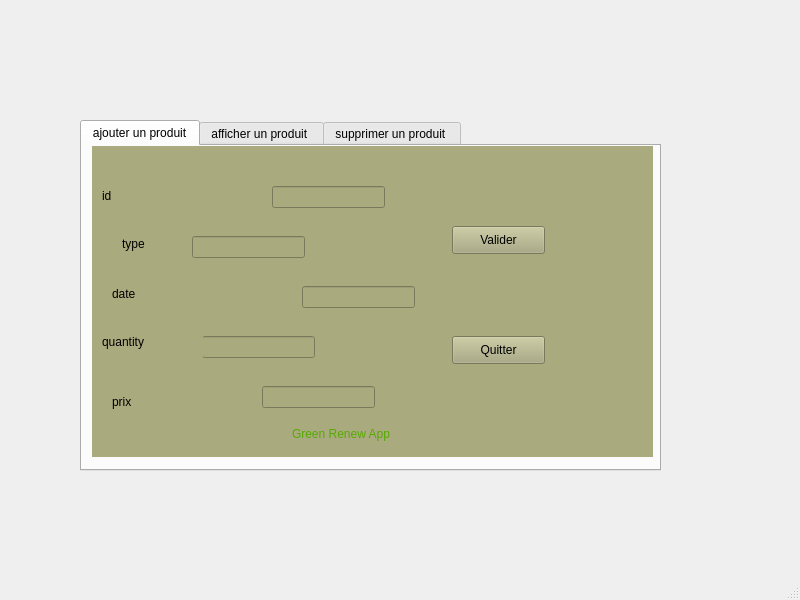
<?xml version="1.0" encoding="UTF-8"?>
<ui version="4.0">
 <class>MainWindow</class>
 <widget class="QMainWindow" name="MainWindow">
  <property name="geometry">
   <rect>
    <x>0</x>
    <y>0</y>
    <width>800</width>
    <height>600</height>
   </rect>
  </property>
  <property name="windowTitle">
   <string>Ajouter produits</string>
  </property>
  <widget class="QWidget" name="centralwidget">
   <widget class="QTabWidget" name="tabWidget">
    <property name="geometry">
     <rect>
      <x>80</x>
      <y>120</y>
      <width>581</width>
      <height>351</height>
     </rect>
    </property>
    <property name="currentIndex">
     <number>0</number>
    </property>
    <widget class="QWidget" name="ajout">
     <attribute name="title">
      <string>ajouter un produit</string>
     </attribute>
     <widget class="QWidget" name="widget_2" native="true">
      <property name="geometry">
       <rect>
        <x>10</x>
        <y>0</y>
        <width>561</width>
        <height>311</height>
       </rect>
      </property>
      <property name="styleSheet">
       <string notr="true">background-color: rgb(170, 170, 127);</string>
      </property>
      <widget class="QLabel" name="label_8">
       <property name="geometry">
        <rect>
         <x>10</x>
         <y>40</y>
         <width>171</width>
         <height>20</height>
        </rect>
       </property>
       <property name="styleSheet">
        <string notr="true">font: 8pt &quot;8514oem&quot;;
font: 8pt &quot;MS Shell Dlg 2&quot;;
font: 75 8pt &quot;8514oem&quot;;</string>
       </property>
       <property name="text">
        <string>id</string>
       </property>
      </widget>
      <widget class="QLabel" name="label_9">
       <property name="geometry">
        <rect>
         <x>30</x>
         <y>90</y>
         <width>71</width>
         <height>16</height>
        </rect>
       </property>
       <property name="styleSheet">
        <string notr="true">font: 75 8pt &quot;8514oem&quot;;</string>
       </property>
       <property name="text">
        <string>type</string>
       </property>
      </widget>
      <widget class="QLabel" name="label_10">
       <property name="geometry">
        <rect>
         <x>20</x>
         <y>140</y>
         <width>211</width>
         <height>16</height>
        </rect>
       </property>
       <property name="styleSheet">
        <string notr="true">font: 75 8pt &quot;8514oem&quot;;</string>
       </property>
       <property name="text">
        <string>date</string>
       </property>
      </widget>
      <widget class="QLineEdit" name="lineEdit_code">
       <property name="geometry">
        <rect>
         <x>180</x>
         <y>40</y>
         <width>113</width>
         <height>22</height>
        </rect>
       </property>
       <property name="styleSheet">
        <string notr="true"/>
       </property>
       <property name="text">
        <string/>
       </property>
      </widget>
      <widget class="QLineEdit" name="lineEdit_type">
       <property name="geometry">
        <rect>
         <x>100</x>
         <y>90</y>
         <width>113</width>
         <height>22</height>
        </rect>
       </property>
      </widget>
      <widget class="QLineEdit" name="lineEdit_date">
       <property name="geometry">
        <rect>
         <x>210</x>
         <y>140</y>
         <width>113</width>
         <height>22</height>
        </rect>
       </property>
      </widget>
      <widget class="QPushButton" name="valider">
       <property name="geometry">
        <rect>
         <x>360</x>
         <y>80</y>
         <width>93</width>
         <height>28</height>
        </rect>
       </property>
       <property name="styleSheet">
        <string notr="true">font: 75 8pt &quot;8514oem&quot;;</string>
       </property>
       <property name="text">
        <string>Valider</string>
       </property>
      </widget>
      <widget class="QPushButton" name="pushButton_3">
       <property name="geometry">
        <rect>
         <x>360</x>
         <y>190</y>
         <width>93</width>
         <height>28</height>
        </rect>
       </property>
       <property name="styleSheet">
        <string notr="true">font: 12pt &quot;8514oem&quot;;</string>
       </property>
       <property name="text">
        <string>Quitter</string>
       </property>
      </widget>
      <widget class="QLabel" name="label_11">
       <property name="geometry">
        <rect>
         <x>470</x>
         <y>190</y>
         <width>351</width>
         <height>141</height>
        </rect>
       </property>
       <property name="text">
        <string/>
       </property>
       <property name="pixmap">
        <pixmap>../../Downloads/projectttt__2_-removebg-preview.png</pixmap>
       </property>
      </widget>
      <widget class="QLabel" name="label_12">
       <property name="geometry">
        <rect>
         <x>200</x>
         <y>280</y>
         <width>161</width>
         <height>16</height>
        </rect>
       </property>
       <property name="styleSheet">
        <string notr="true">font: italic 12pt &quot;8514oem&quot;;
color: rgb(85, 170, 0);</string>
       </property>
       <property name="text">
        <string>Green Renew App</string>
       </property>
      </widget>
      <widget class="QLineEdit" name="lineEdit_date_3">
       <property name="geometry">
        <rect>
         <x>110</x>
         <y>190</y>
         <width>113</width>
         <height>22</height>
        </rect>
       </property>
      </widget>
      <widget class="QLineEdit" name="lineEdit_date_4">
       <property name="geometry">
        <rect>
         <x>170</x>
         <y>240</y>
         <width>113</width>
         <height>22</height>
        </rect>
       </property>
      </widget>
      <widget class="QLabel" name="label_13">
       <property name="geometry">
        <rect>
         <x>10</x>
         <y>180</y>
         <width>101</width>
         <height>31</height>
        </rect>
       </property>
       <property name="styleSheet">
        <string notr="true">font: 75 8pt &quot;8514oem&quot;;</string>
       </property>
       <property name="text">
        <string>quantity</string>
       </property>
      </widget>
      <widget class="QLabel" name="label_14">
       <property name="geometry">
        <rect>
         <x>20</x>
         <y>240</y>
         <width>141</width>
         <height>31</height>
        </rect>
       </property>
       <property name="styleSheet">
        <string notr="true">font: 75 8pt &quot;8514oem&quot;;</string>
       </property>
       <property name="text">
        <string>prix</string>
       </property>
      </widget>
     </widget>
    </widget>
    <widget class="QWidget" name="tab_4">
     <attribute name="title">
      <string>afficher un produit </string>
     </attribute>
     <widget class="QTableView" name="tap_produit">
      <property name="geometry">
       <rect>
        <x>20</x>
        <y>20</y>
        <width>531</width>
        <height>301</height>
       </rect>
      </property>
     </widget>
    </widget>
    <widget class="QWidget" name="tab_3">
     <attribute name="title">
      <string>supprimer un produit </string>
     </attribute>
     <widget class="QWidget" name="widget_4" native="true">
      <property name="geometry">
       <rect>
        <x>0</x>
        <y>0</y>
        <width>561</width>
        <height>311</height>
       </rect>
      </property>
      <property name="styleSheet">
       <string notr="true">background-color: rgb(170, 170, 127);</string>
      </property>
      <widget class="QLabel" name="label_22">
       <property name="geometry">
        <rect>
         <x>70</x>
         <y>120</y>
         <width>171</width>
         <height>20</height>
        </rect>
       </property>
       <property name="styleSheet">
        <string notr="true">font: 8pt &quot;8514oem&quot;;
font: 8pt &quot;MS Shell Dlg 2&quot;;
font: 75 8pt &quot;8514oem&quot;;</string>
       </property>
       <property name="text">
        <string>id</string>
       </property>
      </widget>
      <widget class="QLineEdit" name="lineEdit_code_supp">
       <property name="geometry">
        <rect>
         <x>150</x>
         <y>120</y>
         <width>113</width>
         <height>22</height>
        </rect>
       </property>
       <property name="styleSheet">
        <string notr="true"/>
       </property>
       <property name="text">
        <string/>
       </property>
      </widget>
      <widget class="QPushButton" name="pb_supprimer">
       <property name="geometry">
        <rect>
         <x>230</x>
         <y>200</y>
         <width>93</width>
         <height>28</height>
        </rect>
       </property>
       <property name="styleSheet">
        <string notr="true">font: 75 8pt &quot;8514oem&quot;;</string>
       </property>
       <property name="text">
        <string>supprimer</string>
       </property>
      </widget>
      <widget class="QLabel" name="label_25">
       <property name="geometry">
        <rect>
         <x>470</x>
         <y>190</y>
         <width>351</width>
         <height>141</height>
        </rect>
       </property>
       <property name="text">
        <string/>
       </property>
       <property name="pixmap">
        <pixmap>../../Downloads/projectttt__2_-removebg-preview.png</pixmap>
       </property>
      </widget>
      <widget class="QLabel" name="label_26">
       <property name="geometry">
        <rect>
         <x>200</x>
         <y>280</y>
         <width>161</width>
         <height>16</height>
        </rect>
       </property>
       <property name="styleSheet">
        <string notr="true">font: italic 12pt &quot;8514oem&quot;;
color: rgb(85, 170, 0);</string>
       </property>
       <property name="text">
        <string>Green Renew App</string>
       </property>
      </widget>
     </widget>
    </widget>
   </widget>
  </widget>
  <widget class="QStatusBar" name="statusbar"/>
 </widget>
 <resources/>
 <connections/>
</ui>
